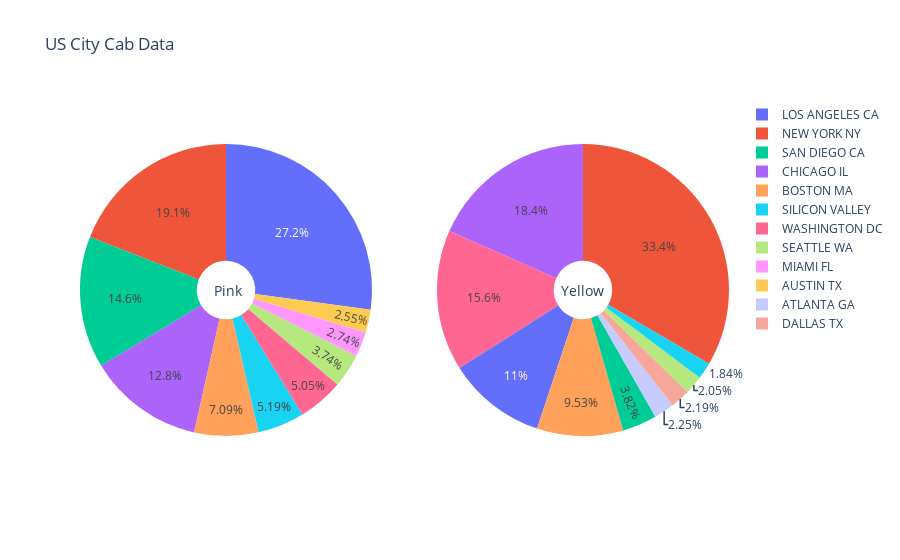

Here is the notebook cell this chart was saved with:
### Code cell
# Create subplots: use 'domain' type for Pie subplot
fig = make_subplots(rows=1, cols=2, specs=[[{'type':'domain'}, {'type':'domain'}]])
fig.add_trace(go.Pie(labels=labelp, values=city_values_pink[:10], name="Pink Cab"),
              1, 1)
fig.add_trace(go.Pie(labels=labely, values=city_values_yellow[:10], name="Yellow Cab"),
              1, 2)

# Use `hole` to create a donut-like pie chart
fig.update_traces(hole=.2, hoverinfo="label+percent+name")

fig.update_layout(
    title_text="US City Cab Data",
    # Add annotations in the center of the donut pies.
    annotations=[dict(text='Pink', x=0.204, y=0.5, font_size=14, showarrow=False),
                 dict(text='Yellow', x=0.81, y=0.5, font_size=14, showarrow=False)])
fig.show()

### Figure 1 — Plotly figure (JSON) as saved in the notebook; plotly's stock layout.template omitted (floating-point values rounded to 4 significant figures)
{"data": [{"domain": {"x": [0, 0.45], "y": [0, 1]}, "hole": 0.2, "hoverinfo": "label+percent+name", "labels": ["LOS ANGELES CA", "NEW YORK NY", "SAN DIEGO CA", "CHICAGO IL", "BOSTON MA", "SILICON VALLEY", "WASHINGTON DC", "SEATTLE WA", "MIAMI FL", "AUSTIN TX"], "name": "Pink Cab", "type": "pie", "values": [19865, 13967, 10672, 9361, 5186, 3797, 3692, 2732, 2002, 1868]}, {"domain": {"x": [0.55, 1], "y": [0, 1]}, "hole": 0.2, "hoverinfo": "label+percent+name", "labels": ["NEW YORK NY", "CHICAGO IL", "WASHINGTON DC", "LOS ANGELES CA", "BOSTON MA", "SAN DIEGO CA", "ATLANTA GA", "DALLAS TX", "SEATTLE WA", "SILICON VALLEY"], "name": "Yellow Cab", "type": "pie", "values": [85918, 47264, 40045, 28168, 24506, 9816, 5795, 5637, 5265, 4722]}], "layout": {"annotations": [{"font": {"size": 14}, "showarrow": false, "text": "Pink", "x": 0.204, "y": 0.5}, {"font": {"size": 14}, "showarrow": false, "text": "Yellow", "x": 0.81, "y": 0.5}], "title": {"text": "US City Cab Data"}}}
